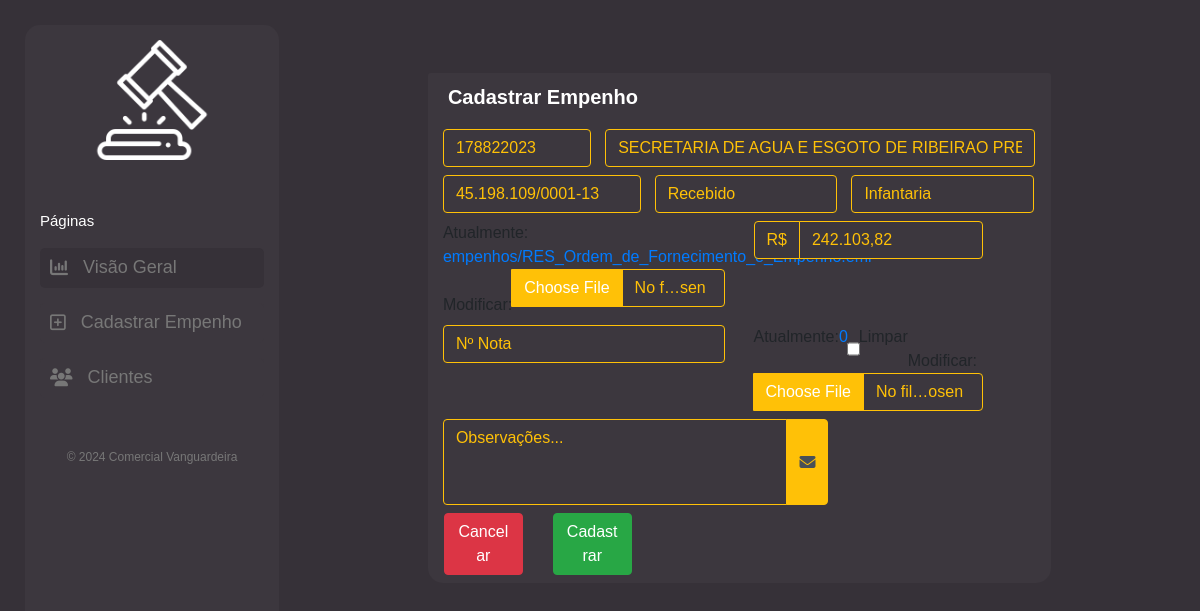
Before: /edit/2342/ with the older database file.
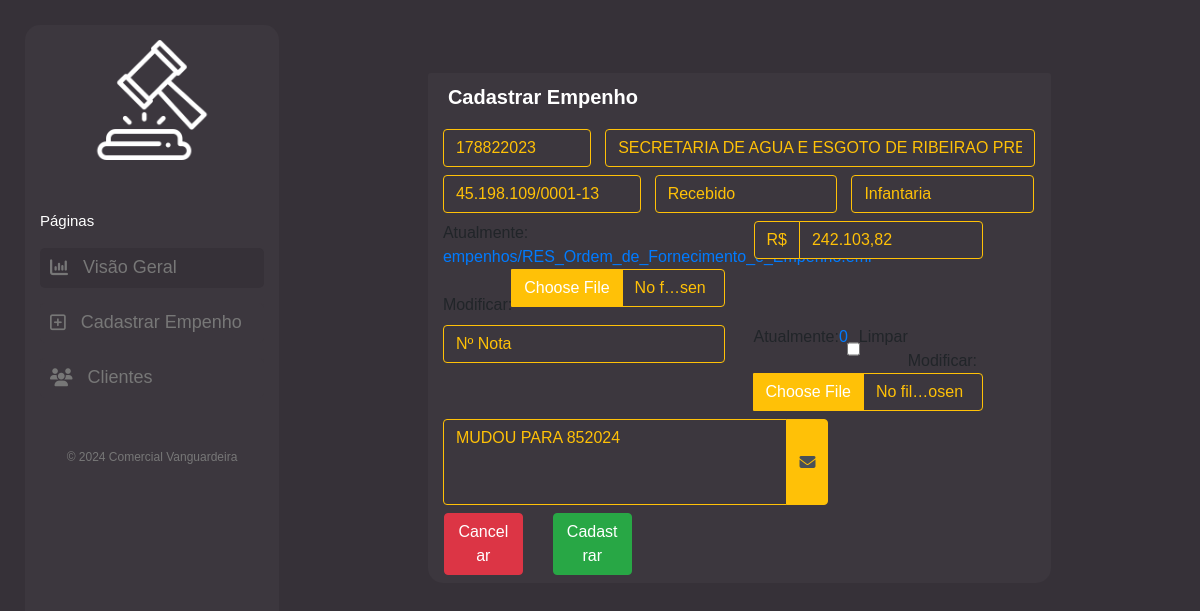
After: the same page with the newer database file.
### cliente/models.py (models this page shows, shortened)
class Cliente(models.Model):
    numero = models.CharField(max_length=255)
    nome = models.CharField(max_length=255)
    cnpj = models.CharField(max_length=255)
    data_criacao = models.DateTimeField(default=timezone.now)
    categoria = models.ForeignKey(Categoria, on_delete=models.DO_NOTHING)
    empresa = models.ForeignKey(Empresa, on_delete=models.DO_NOTHING)
    empenho = models.FileField(upload_to='empenhos/', max_length=500)
    nfe = models.FileField(upload_to='notas/', max_length=500, default='0', blank=True)
    n_nfe = models.CharField(max_length=255, blank=True)
    descricao = models.TextField(blank=True)
    valor = models.CharField(max_length=255)

### cliente/views.py (the view)
# urls.py: path('edit/<int:pk>/', views.edit, name="edit"),
def edit(request, pk):
    cliente = Cliente.objects.get(pk=pk)
    form = ClienteForm(instance=cliente)
    return render(request, 'cliente/form.html', {'cliente': cliente, 'form': form})

### cliente/form.py
class ClienteForm(ModelForm):
    class Meta:
        model = Cliente
        fields = ['numero', 'nome', 'cnpj', 'data_criacao', 'categoria', 'empresa', 'empenho', 'descricao', 'valor', 'nfe', 'n_nfe']
    def __init__(self, *args, **kwargs):
        super(ClienteForm, self).__init__(*args, **kwargs)
        for field in self.fields:
            self.fields[field]. widget.attrs.update({'class': 'form-control'})

### cliente/models.py (called while the page is built)
    def __str__(self):
        return self.nome

    def __str__(self):
        return self.nome

### cliente/templates/cliente/form.html (shortened to what this page needs)
{% extends 'base.html' %}
{% load widget_tweaks %}
{% block conteudo %}
    <div class="container center mt-5 w-75">
        <div class="card card-primary card-formulario">
            <div class="card-header">
                <h5 class="card-title mb-0">
                    Cadastrar Empenho
                </h5>
            </div>
            <form action="{% if cliente %}/cliente/update/{{cliente.id}}/{% else %}/cliente/create/{% endif %}" method="POST" enctype="multipart/form-data">
                  <div class="input-group col-12 p-15 my-2">
                    <div class="input-group col-3 p-0">
                      {% render_field form.numero name="numero" type="name" placeholder="Nº Empenho" autocomplete="off"%}
                    </div>
                    <div class="input-group col-9 pr-0">
                      {% render_field form.nome name="nome" id="nome" type="name" placeholder="Nome do cliente" autocomplete="off"%}
                    </div>
                  </div>
                  <div class="input-group col-12 mb-2 p-15">
                    <div class="input-group col-4 p-0" >
                      {% render_field form.cnpj type="text" onblur="checkCnpj(this.value)" id="cpfcnpj" placeholder="CNPJ" autocomplete="off"%}
                    </div>
                    <div class="input-group col-4 pr-0">
                      {% render_field form.categoria name="categoria" id="categoria" placeholder="Categoria" autocomplete="off"%}
                    </div>
                    <div class="input-group col-4 pr-0">
                      {% render_field form.empresa name="empresa" id="empresa" placeholder="Empresa" autocomplete="off"%}
                    </div>
                  </div>
                  <div class="input-group col-12 p-0">
                    <div class="input-group col-6 p-15 mb-2" >
                      {% render_field form.empenho name="empenho" type="file" placeholder="Empenho" autocomplete="off"%}
                    </div>
                    <div class="input-group col-5 p-15 mb-2" >
                      <span class="input-group-text valor" id="span-valor">R$</span>
                      {% render_field form.valor name="valor" type="text" id="valor" placeholder="Valor do empenho" autocomplete="off"%}
                    </div>
                  </div>
                  <div class="input-group col-12 p-0">
                    <div class="input-group col-6 p-15 mb-2" >
                      {% render_field form.n_nfe name="n_nfe" type="name" placeholder="Nº Nota" autocomplete="off"%}
                    </div>
                    <div class="input-group col-5 p-15 mb-2" >
                      {% render_field form.nfe name="nfe" type="file" value="0" placeholder="Nfe" autocomplete="off"%}
                    </div>
                  </div>
                  <div class="input-group col-8 p-15 mb-2" >
                    {% render_field form.descricao rows="3" style="resize:none;" placeholder="Observações..." type="text" autocomplete="off"%}
                    <div class="input-group-append">
                      <div class="input-group-text">
                        <span class="fas fa-envelope"></span>
                      </div>
                    </div>
                  </div>
                <div class="row">
                    <div class="col-2 mb-2 ml-3">
                      <a class="btn btn-danger btn-block" href="{{ request.META.HTTP_REFERER }}">Cancelar</a>
                    </div>
                    <div class="col-2 m-0">
                      <button type="submit" class="btn btn-success btn-block" id="submit_button" >Cadastrar</button>
                    </div>
                </div>
            </form>
        </div>
    </div>
{% endblock %}

Changed rows visible on the page:
changed Cliente "SECRETARIA DE AGUA E ESGOTO DE RIBEIRAO PRETO": descricao (not shown) → "MUDOU PARA 852024"
